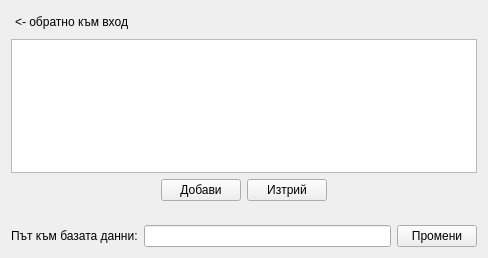
<?xml version="1.0" encoding="UTF-8"?>
<ui version="4.0">
 <class>PracticeSelectorViewClass</class>
 <widget class="QDialog" name="PracticeSelectorViewClass">
  <property name="geometry">
   <rect>
    <x>0</x>
    <y>0</y>
    <width>488</width>
    <height>258</height>
   </rect>
  </property>
  <property name="windowTitle">
   <string>PracticeSelectorView</string>
  </property>
  <layout class="QVBoxLayout" name="verticalLayout">
   <item>
    <layout class="QHBoxLayout" name="horizontalLayout_3">
     <item>
      <widget class="QPushButton" name="backButton">
       <property name="text">
        <string>&lt;- oбратно към вход</string>
       </property>
       <property name="flat">
        <bool>true</bool>
       </property>
      </widget>
     </item>
     <item>
      <spacer name="horizontalSpacer_5">
       <property name="orientation">
        <enum>Qt::Horizontal</enum>
       </property>
       <property name="sizeHint" stdset="0">
        <size>
         <width>40</width>
         <height>20</height>
        </size>
       </property>
      </spacer>
     </item>
    </layout>
   </item>
   <item>
    <widget class="QListWidget" name="listWidget"/>
   </item>
   <item>
    <layout class="QHBoxLayout" name="horizontalLayout">
     <item>
      <spacer name="horizontalSpacer_2">
       <property name="orientation">
        <enum>Qt::Horizontal</enum>
       </property>
       <property name="sizeHint" stdset="0">
        <size>
         <width>40</width>
         <height>20</height>
        </size>
       </property>
      </spacer>
     </item>
     <item>
      <widget class="QPushButton" name="addButton">
       <property name="text">
        <string>Добави</string>
       </property>
      </widget>
     </item>
     <item>
      <widget class="QPushButton" name="removeButton">
       <property name="text">
        <string>Изтрий</string>
       </property>
      </widget>
     </item>
     <item>
      <spacer name="horizontalSpacer">
       <property name="orientation">
        <enum>Qt::Horizontal</enum>
       </property>
       <property name="sizeHint" stdset="0">
        <size>
         <width>40</width>
         <height>20</height>
        </size>
       </property>
      </spacer>
     </item>
    </layout>
   </item>
   <item>
    <spacer name="verticalSpacer">
     <property name="orientation">
      <enum>Qt::Vertical</enum>
     </property>
     <property name="sizeType">
      <enum>QSizePolicy::Fixed</enum>
     </property>
     <property name="sizeHint" stdset="0">
      <size>
       <width>20</width>
       <height>18</height>
      </size>
     </property>
    </spacer>
   </item>
   <item>
    <layout class="QHBoxLayout" name="horizontalLayout_2">
     <item>
      <widget class="QLabel" name="label">
       <property name="text">
        <string>Път към базата данни:</string>
       </property>
      </widget>
     </item>
     <item>
      <widget class="QLineEdit" name="dbLine">
       <property name="readOnly">
        <bool>true</bool>
       </property>
      </widget>
     </item>
     <item>
      <widget class="QPushButton" name="dbButton">
       <property name="text">
        <string>Промени</string>
       </property>
      </widget>
     </item>
    </layout>
   </item>
  </layout>
 </widget>
 <layoutdefault spacing="6" margin="11"/>
 <resources/>
 <connections/>
</ui>
